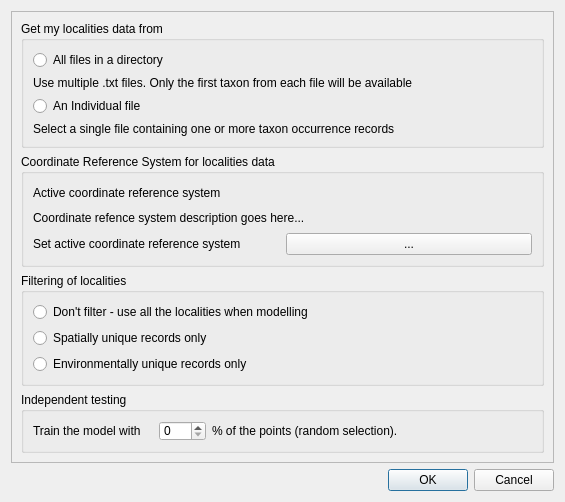
<?xml version="1.0" encoding="UTF-8"?>
<ui version="4.0">
 <class>OmgLocalitiesOptionsBase</class>
 <widget class="QDialog" name="OmgLocalitiesOptionsBase">
  <property name="windowModality">
   <enum>Qt::ApplicationModal</enum>
  </property>
  <property name="geometry">
   <rect>
    <x>0</x>
    <y>0</y>
    <width>565</width>
    <height>502</height>
   </rect>
  </property>
  <property name="windowTitle">
   <string>Localities Options</string>
  </property>
  <property name="windowIcon">
   <iconset resource="../resources/resources.qrc">
    <normaloff>:/om_icon_small.png</normaloff>:/om_icon_small.png</iconset>
  </property>
  <layout class="QGridLayout">
   <item row="1" column="0">
    <widget class="QDialogButtonBox" name="buttonBox">
     <property name="orientation">
      <enum>Qt::Horizontal</enum>
     </property>
     <property name="standardButtons">
      <set>QDialogButtonBox::Cancel|QDialogButtonBox::Ok</set>
     </property>
    </widget>
   </item>
   <item row="0" column="0">
    <widget class="QScrollArea" name="scrollArea">
     <property name="widgetResizable">
      <bool>true</bool>
     </property>
     <widget class="QWidget" name="scrollAreaWidgetContents">
      <property name="geometry">
       <rect>
        <x>0</x>
        <y>0</y>
        <width>545</width>
        <height>449</height>
       </rect>
      </property>
      <layout class="QGridLayout" name="gridLayout_3">
       <item row="0" column="0">
        <widget class="QGroupBox" name="grpLocalitiesSource">
         <property name="title">
          <string>Get my localities data from</string>
         </property>
         <layout class="QGridLayout">
          <property name="margin">
           <number>9</number>
          </property>
          <property name="spacing">
           <number>6</number>
          </property>
          <item row="0" column="0">
           <widget class="QRadioButton" name="radFilesInDirectory">
            <property name="text">
             <string>All files in a directory</string>
            </property>
           </widget>
          </item>
          <item row="2" column="0">
           <widget class="QRadioButton" name="radSingleFile">
            <property name="text">
             <string>An Individual file</string>
            </property>
           </widget>
          </item>
          <item row="3" column="0">
           <widget class="QLabel" name="label_2">
            <property name="text">
             <string>Select a single file containing one or more taxon occurrence records</string>
            </property>
            <property name="wordWrap">
             <bool>true</bool>
            </property>
           </widget>
          </item>
          <item row="1" column="0">
           <widget class="QLabel" name="label">
            <property name="text">
             <string>Use multiple .txt files. Only the first taxon from each file will be available</string>
            </property>
            <property name="wordWrap">
             <bool>true</bool>
            </property>
           </widget>
          </item>
         </layout>
        </widget>
       </item>
       <item row="1" column="0">
        <widget class="QGroupBox" name="groupBox">
         <property name="title">
          <string>Coordinate Reference System for localities data</string>
         </property>
         <layout class="QGridLayout" name="gridLayout_2">
          <item row="0" column="0">
           <widget class="QLabel" name="label_5">
            <property name="text">
             <string>Active coordinate reference system</string>
            </property>
           </widget>
          </item>
          <item row="1" column="0" colspan="2">
           <widget class="QLabel" name="lblCrsDescription">
            <property name="text">
             <string>Coordinate refence system description goes here...</string>
            </property>
            <property name="wordWrap">
             <bool>true</bool>
            </property>
           </widget>
          </item>
          <item row="2" column="0">
           <widget class="QLabel" name="label_7">
            <property name="text">
             <string>Set active coordinate reference system</string>
            </property>
           </widget>
          </item>
          <item row="2" column="1">
           <widget class="QPushButton" name="pbnSetCrs">
            <property name="text">
             <string>...</string>
            </property>
           </widget>
          </item>
         </layout>
        </widget>
       </item>
       <item row="2" column="0">
        <widget class="QGroupBox" name="grpUniqueOccurrences">
         <property name="title">
          <string>Filtering of localities</string>
         </property>
         <property name="checkable">
          <bool>false</bool>
         </property>
         <property name="checked">
          <bool>false</bool>
         </property>
         <layout class="QGridLayout">
          <item row="0" column="0">
           <widget class="QRadioButton" name="radNoFilter">
            <property name="text">
             <string>Don't filter - use all the localities when modelling</string>
            </property>
           </widget>
          </item>
          <item row="1" column="0">
           <widget class="QRadioButton" name="radSpatiallyUnique">
            <property name="text">
             <string>Spatially unique records only</string>
            </property>
           </widget>
          </item>
          <item row="2" column="0">
           <widget class="QRadioButton" name="radEnvironmentallyUnique">
            <property name="text">
             <string>Environmentally unique records only</string>
            </property>
           </widget>
          </item>
         </layout>
        </widget>
       </item>
       <item row="3" column="0">
        <widget class="QGroupBox" name="grpTests">
         <property name="sizePolicy">
          <sizepolicy hsizetype="Preferred" vsizetype="Maximum">
           <horstretch>0</horstretch>
           <verstretch>0</verstretch>
          </sizepolicy>
         </property>
         <property name="title">
          <string>Independent testing</string>
         </property>
         <layout class="QGridLayout" name="gridLayout">
          <item row="0" column="0">
           <layout class="QHBoxLayout" name="horizontalLayout">
            <item>
             <widget class="QLabel" name="label_3">
              <property name="minimumSize">
               <size>
                <width>120</width>
                <height>20</height>
               </size>
              </property>
              <property name="maximumSize">
               <size>
                <width>999999</width>
                <height>20</height>
               </size>
              </property>
              <property name="text">
               <string>Train the model with </string>
              </property>
             </widget>
            </item>
            <item>
             <widget class="QDoubleSpinBox" name="dSBTrainingProportion">
              <property name="enabled">
               <bool>true</bool>
              </property>
              <property name="maximumSize">
               <size>
                <width>51</width>
                <height>20</height>
               </size>
              </property>
              <property name="decimals">
               <number>0</number>
              </property>
             </widget>
            </item>
            <item>
             <widget class="QLabel" name="label_4">
              <property name="maximumSize">
               <size>
                <width>99999</width>
                <height>20</height>
               </size>
              </property>
              <property name="text">
               <string>% of the points (random selection).</string>
              </property>
             </widget>
            </item>
            <item>
             <spacer name="horizontalSpacer">
              <property name="orientation">
               <enum>Qt::Horizontal</enum>
              </property>
              <property name="sizeHint" stdset="0">
               <size>
                <width>118</width>
                <height>17</height>
               </size>
              </property>
             </spacer>
            </item>
           </layout>
          </item>
         </layout>
        </widget>
       </item>
      </layout>
     </widget>
    </widget>
   </item>
  </layout>
 </widget>
 <tabstops>
  <tabstop>radFilesInDirectory</tabstop>
  <tabstop>radSingleFile</tabstop>
  <tabstop>radNoFilter</tabstop>
  <tabstop>radSpatiallyUnique</tabstop>
  <tabstop>radEnvironmentallyUnique</tabstop>
  <tabstop>buttonBox</tabstop>
 </tabstops>
 <resources>
  <include location="../resources/resources.qrc"/>
 </resources>
 <connections>
  <connection>
   <sender>buttonBox</sender>
   <signal>accepted()</signal>
   <receiver>OmgLocalitiesOptionsBase</receiver>
   <slot>accept()</slot>
   <hints>
    <hint type="sourcelabel">
     <x>233</x>
     <y>516</y>
    </hint>
    <hint type="destinationlabel">
     <x>157</x>
     <y>274</y>
    </hint>
   </hints>
  </connection>
  <connection>
   <sender>buttonBox</sender>
   <signal>rejected()</signal>
   <receiver>OmgLocalitiesOptionsBase</receiver>
   <slot>reject()</slot>
   <hints>
    <hint type="sourcelabel">
     <x>301</x>
     <y>516</y>
    </hint>
    <hint type="destinationlabel">
     <x>286</x>
     <y>274</y>
    </hint>
   </hints>
  </connection>
 </connections>
</ui>
